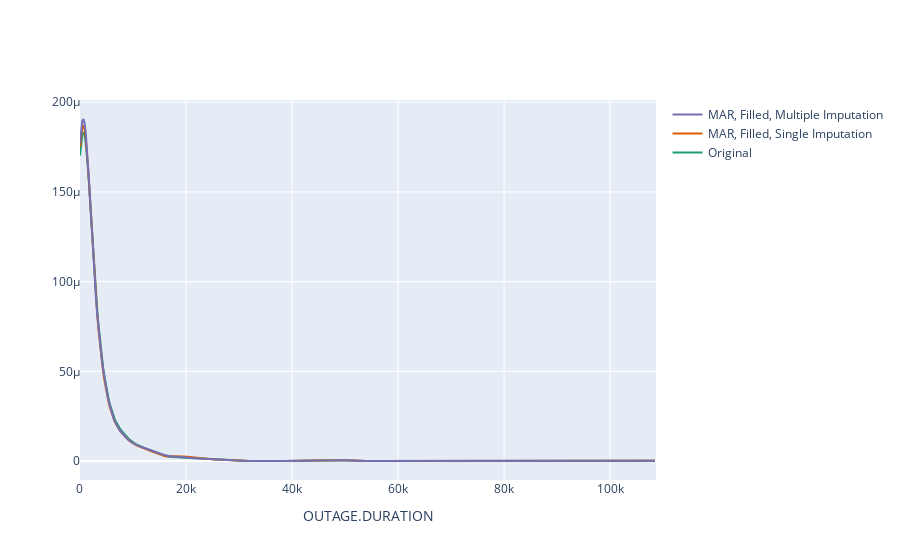

The notebook cell saved with this chart:
### Code cell
def multiple_kdes(df_map, col, title=""):
    values = [df_map[key][col].dropna() for key in df_map]
    labels = list(df_map.keys())
    fig = ff.create_distplot(
        hist_data=values,
        group_labels=labels,
        show_rug=False,
        show_hist=False,
        colors=px.colors.qualitative.Dark2[: len(df_map)],
    )
    min_value = min(df[col].min() for df in df_map.values())
    max_value = max(df[col].max() for df in df_map.values())
    return fig.update_layout(title=title).update_xaxes(title=col, range=[min_value, max_value])

multiple_kdes({'Original': outage_df, 'MAR, Filled, Single Imputation': imputed_out_df, 'MAR, Filled, Multiple Imputation':mimputed_out_df},'OUTAGE.DURATION')

### Figure 1 — Plotly figure (JSON) as saved in the notebook; plotly's stock layout.template omitted (floating-point values rounded to 4 significant figures; data arrays with more than 128 entries replaced by an {"elided": "..."} marker saying what was removed)
{"data": [{"legendgroup": "Original", "marker": {"color": "rgb(27,158,119)"}, "mode": "lines", "name": "Original", "showlegend": true, "type": "scatter", "x": {"elided": "500 float values"}, "xaxis": "x", "y": {"elided": "500 float values"}, "yaxis": "y"}, {"legendgroup": "MAR, Filled, Single Imputation", "marker": {"color": "rgb(217,95,2)"}, "mode": "lines", "name": "MAR, Filled, Single Imputation", "showlegend": true, "type": "scatter", "x": {"elided": "500 float values"}, "xaxis": "x", "y": {"elided": "500 float values"}, "yaxis": "y"}, {"legendgroup": "MAR, Filled, Multiple Imputation", "marker": {"color": "rgb(117,112,179)"}, "mode": "lines", "name": "MAR, Filled, Multiple Imputation", "showlegend": true, "type": "scatter", "x": {"elided": "500 float values"}, "xaxis": "x", "y": {"elided": "500 float values"}, "yaxis": "y"}], "layout": {"barmode": "overlay", "hovermode": "closest", "legend": {"traceorder": "reversed"}, "title": {"text": ""}, "xaxis": {"anchor": "y2", "domain": [0, 1], "range": [1, 108653], "title": {"text": "OUTAGE.DURATION"}, "zeroline": false}, "yaxis": {"anchor": "free", "domain": [0, 1], "position": 0}}}
